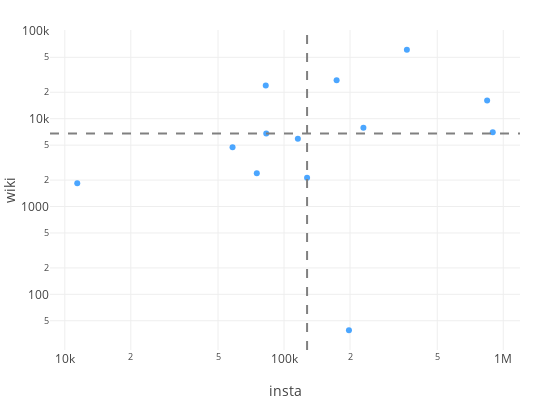

The code cell stored with this chart in its notebook:
### Code cell
def insta_wiki_scatter(scatter_x1, scatter_y1, scatter_labels1):
    PLOT_HEIGHT = 400
    PLOT_WIDTH = 550
    
    data = [go.Scatter(x=scatter_x1, y=scatter_y1,
                       text=scatter_labels1,
                       mode = 'markers',
                       hoverinfo='text',
                       name='huge',
                       textfont=dict(size=8, color='lightgrey'),
                       marker=dict(color='dodgerblue', opacity=0.8)),
            ]

    min_x = np.min(scatter_x1)
    max_x = np.max(scatter_x1)
    med_x = np.median(scatter_x1)
    med_y = np.median(scatter_y1)
    
    shapes=[dict(type='line',
                 xref='x', yref='paper',
                 x0=med_x, y0=0,
                 x1=med_x, y1=1,
                 line=dict(color='grey', width=2, dash='dash')),
            dict(type='line',
                 xref='paper', yref='y',
                 x0=0, y0=med_y,
                 x1=1, y1=med_y,
                 line=dict(color='grey', width=2, dash='dash'))]

    layout = go.Layout(width=PLOT_WIDTH,
                       height=PLOT_HEIGHT,
                       margin = go.layout.Margin(t=30, b=50, l=50, r=30),
                       xaxis=dict(
                            title='insta', type='log',
                       ),
                       yaxis=dict(
                            title='wiki', type='log'),
                       hovermode='closest',
                       shapes=shapes,
                       showlegend=False)

    fig = go.Figure(data=data, layout=layout)
    py.iplot(fig, show_link=False)
    

wiki_df = get_wiki_locations()
street_wiki_dict = get_street_wiki_views(wiki_df)
street_insta_dict = get_insta_dict()  
street_locs_wiki = get_street_locs(wiki_df)
wiki_data = get_wiki_data()

insta_wiki_scatter([x[0] for x in wiki_data.values()],
                    [x[1] for x in wiki_data.values()],
                    [x[2] for x in wiki_data.values()])

### Figure 1 — Plotly figure (JSON) as saved in the notebook; plotly's stock layout.template omitted (floating-point values rounded to 4 significant figures)
{"data": [{"hoverinfo": "text", "marker": {"color": "dodgerblue", "opacity": 0.8}, "mode": "markers", "name": "huge", "text": ["<i>Ленинградское Шоссе</i><br>Voykovskaya (Moscow ..., 3069<br>Voykovsky District, 1279<br>Leningradskoye Highw..., 2673", "<i>Волоколамское Шоссе</i><br>Moscow Aviation Inst..., 16103", "<i>Лаврушинский Переулок</i><br>Tretyakov Gallery, 61003", "<i>Лужнецкий Мост</i><br>Vorobyovy Gory (Mosc..., 7866", "<i>Дмитровское Шоссе</i><br>Timiryazevskaya (Ser..., 39", "<i>Измайловское Шоссе</i><br>Partizanskaya (Mosco..., 5379<br>Izmailovo Hotel, 21961", "<i>Хорошевское Шоссе</i><br>Polezhayevskaya, 2120", "<i>Каширское Шоссе</i><br>Domodedovskaya, 3048<br>Kashirskaya, 2857", "<i>Большой Николопесковский Переулок</i><br>Arbat District, 6769", "<i>Чапаевский Переулок</i><br>Triumph Palace, 23828", "<i>Патриарший Мост</i><br>Patriarshy Bridge, 2391", "<i>Большой Каменный Мост</i><br>Bolshoy Kamenny Brid..., 4728", "<i>Капотня 2-Й Квартал</i><br>Kapotnya District, 1843"], "textfont": {"color": "lightgrey", "size": 8}, "type": "scatter", "uid": "c9fcd0e8-2727-11e9-bb95-3c15c2cf2370", "x": [895637, 844292, 363452, 230218, 197787, 173743, 127405, 115635, 82973, 82538, 75135, 58232, 11397], "y": [7021, 16103, 61003, 7866, 39, 27340, 2120, 5905, 6769, 23828, 2391, 4728, 1843]}], "layout": {"height": 400, "hovermode": "closest", "margin": {"b": 50, "l": 50, "r": 30, "t": 30}, "shapes": [{"line": {"color": "grey", "dash": "dash", "width": 2}, "type": "line", "x0": 127405, "x1": 127405, "xref": "x", "y0": 0, "y1": 1, "yref": "paper"}, {"line": {"color": "grey", "dash": "dash", "width": 2}, "type": "line", "x0": 0, "x1": 1, "xref": "paper", "y0": 6769, "y1": 6769, "yref": "y"}], "showlegend": false, "width": 550, "xaxis": {"title": "insta", "type": "log"}, "yaxis": {"title": "wiki", "type": "log"}}}
